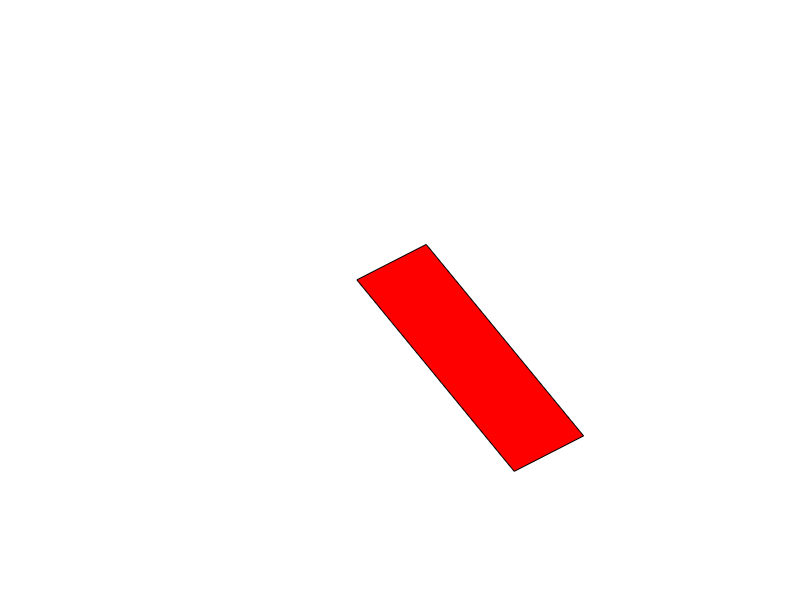

Here is the MATLAB script that generated this plot:
clear

%%
T = 10;
dt = 0.1;
t = 0:dt:T;

%%
angle = 0;
L = 5;
w = 1;
plot_ratio = 1.25;

%%
R = @(th) [cos(th) -sin(th); sin(th) cos(th)];
eq_pts = [
    -w      w       w      -w
    -w      -w      L+w    L+w
];

%%
figure(1); clf;
for t_idx = 2:length(t)
    angle = angle + 1 * dt;

    pts = R(angle) * eq_pts;


    fill(pts(1,:), pts(2,:), 'r')
    axis off
    xlim([-L-w, L+w] * plot_ratio);
    ylim([-L-w, L+w] * plot_ratio);
    set(gcf,'color','w');
    figure_width_pixels = 128; % Set the desired width in pixels
    figure_height_pixels = 128; % Set the desired height in pixels    
    set(figure(1), 'Position', [-1919, 1667, figure_width_pixels, figure_height_pixels])

    F = getframe(gcf);
    [X, Map] = frame2im(F);

    X_grey = rgb2gray(X);
end



